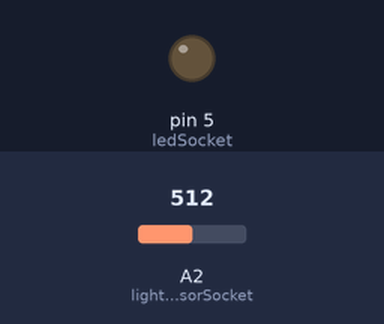
A sketch run on a simulated Arduino Uno, built with avr-gcc and run on an emulated ATmega328P. On the bench: output pins drawn as LEDs (lit = HIGH). Inputs (shaded band) come from the test bench; at power-on: A2 (lightSensorSocket) = 512.

Above: at 1.2 s.
1.3 s: A2 (lightSensorSocket) set to 259
2.8 s: A2 (lightSensorSocket) set to 232
At 3.7 s:
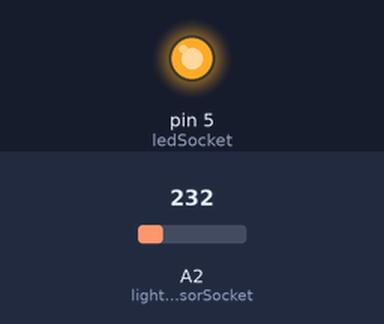
4.3 s: A2 (lightSensorSocket) set to 289
5.8 s: A2 (lightSensorSocket) set to 309
At 7.0 s:
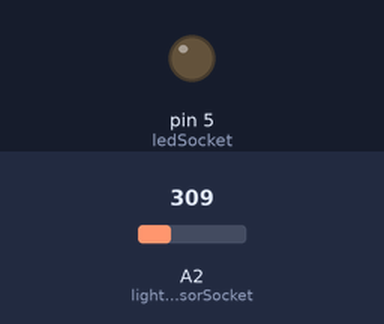
7.3 s: A2 (lightSensorSocket) set to 122
At 8.4 s:
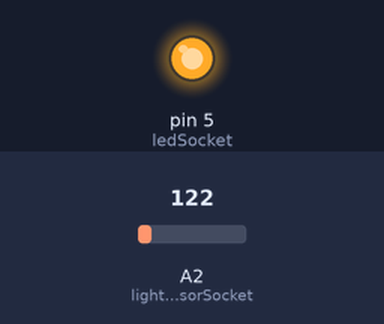
Timing chart, 0 to 9.8 s (numbered marks = the images above; inputs shaded):
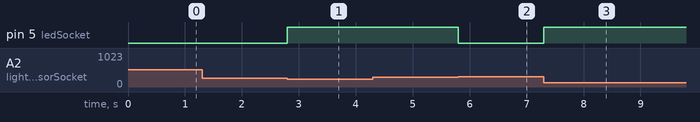

Measured:
- the behaviour switches between 250 and 249 on A2 (lightSensorSocket) (found by bisection; images 0 and 1)
- the behaviour switches between 300 and 301 on A2 (lightSensorSocket) (found by bisection; images 1 and 2)
- after the input at 1.3 s, every drawn part: stays the same
- after the input at 2.8 s, pin 5 (ledSocket): LOW → HIGH at once
- after the input at 4.3 s, every drawn part: stays the same
- after the input at 5.8 s, pin 5 (ledSocket): HIGH → LOW at once
- after the input at 7.3 s, pin 5 (ledSocket): LOW → HIGH at once

The sketch:

led_on_off_light_sensor.ino
```cpp
//If you use different socket numbers update them below
#define ledSocket 5
#define lightSensorSocket A2
int lowTrigger = 250;   //<- Change to YOUR measured value
int highTrigger = 300;  //<- Change to YOUR measured value
int lightAmount;
int state;
void setup() {
  pinMode(ledSocket, OUTPUT);
}
void loop() {
  lightAmount = analogRead(lightSensorSocket);
  // Print the room light level in the console
  Serial.println(lightAmount);
  if (lightAmount < lowTrigger) {
    state = 1;
  }
  if (lightAmount > highTrigger) {
    state = 0;
  }
  if (state) {
    digitalWrite(ledSocket, HIGH);
  } else {
    digitalWrite(ledSocket, LOW);
  }
}
```
